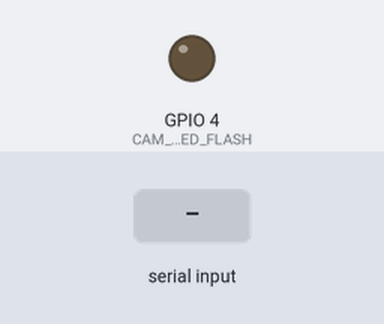
The program below on a simulated ESP32. Parts: output pins drawn as LEDs (lit = HIGH). The inputs (shaded band) are chosen by the test bench. WiFi joins after 1.5 s; servers stay silent unless stated; uploads are accepted with an empty reply; random numbers use the default seed unless the program sets one; nothing arrives over Bluetooth unless stated; the camera gives no picture; a phone connects over Bluetooth LE 3 s after start; what the program prints to the serial monitor is not drawn.

Above: at 3.0 s.
3.1 s: "CAPTURE\n" received over Serial
At 3.4 s:
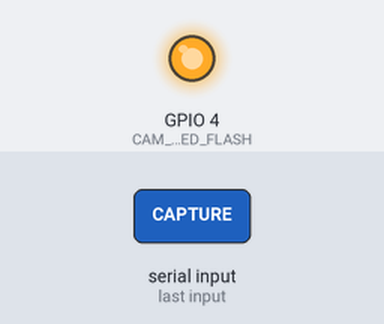
5.2 s: "CAPTURE\n" received over the second serial link
At 6.2 s:
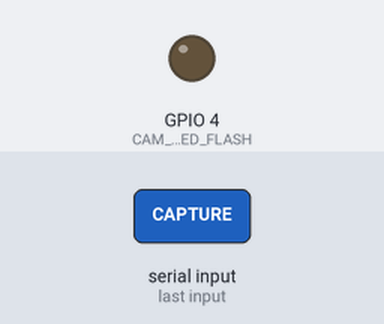
Timing chart, 0 to 8.2 s (numbered marks = the images above; inputs shaded):
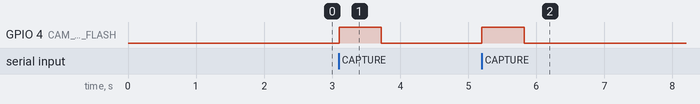

The program:

main.cpp
```cpp
/* ESP32-CAM firmware — Plan B slave for the taxi safety system.
 *
 * Role: receive "CAPTURE\n" from STM32 over UART2, then capture a burst of
 * BURST_FRAME_COUNT JPEG frames, POST each to the server with session +
 * frame-index headers, and ship the final aggregated decision back to STM32
 * as "RESULT:<1|0>;<name>;<sim>\n".
 *
 * UART2 (IO13 TX / IO14 RX) talks to STM32 USART1 at 115200.
 * U0 (USB CDC via ESP32-CAM-MB) is used only for printf/debug.
 */

#include <Arduino.h>
#include <ArduinoJson.h>
#include <HTTPClient.h>
#include <WiFi.h>
#if USE_TLS
#include <WiFiClientSecure.h>
#endif

#include <BLEDevice.h>
#include <BLEServer.h>
#include <BLEUtils.h>
#include <BLE2902.h>

#include "esp_camera.h"
#include "config.h"

/* ─── BLE GATT (replaces HM-10) ─── */
#define BLE_DEVICE_NAME   "TaxiGuard"
#define BLE_SERVICE_UUID  "0000ffe0-0000-1000-8000-00805f9b34fb"
#define BLE_CHAR_UUID     "0000ffe1-0000-1000-8000-00805f9b34fb"

static BLEServer        *bleServer   = nullptr;
static BLECharacteristic *bleNotify  = nullptr;
static volatile bool     bleConn     = false;

class BleSrvCb : public BLEServerCallbacks {
    void onConnect(BLEServer *) override   { bleConn = true;  Serial.println("[BLE] phone connected"); }
    void onDisconnect(BLEServer *) override { bleConn = false; Serial.println("[BLE] phone disconnected");
                                              BLEDevice::startAdvertising(); }
};

static void ble_send(const char *msg) {
    if (!bleNotify || !bleConn) return;
    bleNotify->setValue((uint8_t*)msg, strlen(msg));
    bleNotify->notify();
}

static HardwareSerial StmUart(STM_UART_NUM);

/* ─── line-buffered RX ─────────────────────────────────────────────────── */
static String rx_line;     /* UART2 from STM32 */
static String usb_line;    /* USB CDC for manual testing */

/* Send to STM32 over UART2 AND echo to USB so we can watch live during tests. */
static void stm_send(const char *msg) {
    StmUart.print(msg);
    Serial.print("[->stm] ");
    Serial.print(msg);
}

/* ─── camera init ──────────────────────────────────────────────────────── */
static bool camera_init(void) {
    camera_config_t cfg = {};
    cfg.ledc_channel = LEDC_CHANNEL_0;
    cfg.ledc_timer   = LEDC_TIMER_0;
    cfg.pin_d0 = CAM_PIN_D0;
    cfg.pin_d1 = CAM_PIN_D1;
    cfg.pin_d2 = CAM_PIN_D2;
    cfg.pin_d3 = CAM_PIN_D3;
    cfg.pin_d4 = CAM_PIN_D4;
    cfg.pin_d5 = CAM_PIN_D5;
    cfg.pin_d6 = CAM_PIN_D6;
    cfg.pin_d7 = CAM_PIN_D7;
    cfg.pin_xclk  = CAM_PIN_XCLK;
    cfg.pin_pclk  = CAM_PIN_PCLK;
    cfg.pin_vsync = CAM_PIN_VSYNC;
    cfg.pin_href  = CAM_PIN_HREF;
    cfg.pin_sccb_sda = CAM_PIN_SIOD;
    cfg.pin_sccb_scl = CAM_PIN_SIOC;
    cfg.pin_pwdn  = CAM_PIN_PWDN;
    cfg.pin_reset = CAM_PIN_RESET;
    cfg.xclk_freq_hz = 20000000;
    cfg.pixel_format = PIXFORMAT_JPEG;
    cfg.frame_size   = FRAMESIZE_VGA;   /* 640x480 — enough for face crop */
    cfg.jpeg_quality = 12;              /* 0-63 lower = better quality, larger */
    cfg.fb_count     = 2;
    cfg.fb_location  = CAMERA_FB_IN_PSRAM;
    cfg.grab_mode    = CAMERA_GRAB_LATEST;

    esp_err_t err = esp_camera_init(&cfg);
    if (err != ESP_OK) {
        Serial.printf("[CAM] init failed: 0x%x\n", err);
        return false;
    }

    sensor_t *s = esp_camera_sensor_get();
    if (s) {
        Serial.printf("[CAM] sensor PID=0x%04X\n", s->id.PID);
        s->set_hmirror(s, 0);
        s->set_vflip(s, 0);
    }
    return true;
}

/* ─── POST one frame, parse response ────────────────────────────────────── */
struct PostResult {
    bool      ok;          /* HTTP 200 + valid JSON */
    bool      final;       /* This was the last frame, response carries final decision */
    bool      match;
    char      name[48];
    float     similarity;
    char      err[32];     /* If !ok, short error code */
};

static void post_frame(camera_fb_t *fb,
                       const char *session_id,
                       int idx, int total,
                       PostResult &out) {
    out = {};

#if USE_TLS
    WiFiClientSecure client;
    client.setInsecure();   /* TODO Phase 2: setCACert(ISRG_ROOT_X1) */
#else
    WiFiClient client;
#endif
    HTTPClient http;
    http.setTimeout(HTTP_TIMEOUT_MS);
    if (!http.begin(client, SERVER_URL)) {
        strncpy(out.err, "begin", sizeof(out.err));
        return;
    }
    http.addHeader("Content-Type", "image/jpeg");
    http.addHeader("X-Session-Id", session_id);
    char buf[8];
    snprintf(buf, sizeof(buf), "%d", idx);
    http.addHeader("X-Frame-Index", buf);
    snprintf(buf, sizeof(buf), "%d", total);
    http.addHeader("X-Frame-Total", buf);
    if (strlen(SHARED_SECRET) > 0) http.addHeader("x-api-key", SHARED_SECRET);

    int code = http.POST(fb->buf, fb->len);
    if (code != 200) {
        snprintf(out.err, sizeof(out.err), "http_%d", code);
        http.end();
        return;
    }

    String body = http.getString();
    http.end();

    JsonDocument doc;
    if (deserializeJson(doc, body)) {
        strncpy(out.err, "json", sizeof(out.err));
        return;
    }

    out.ok = true;
    if (doc["status"].is<const char *>() &&
        strcmp(doc["status"], "continue") == 0) {
        out.final = false;
        bool q = doc["quality_ok_this_frame"] | false;
        Serial.printf("[CAM]   quality_ok=%d\n", q ? 1 : 0);
        return;
    }
    /* Final frame response has match/name/similarity + frames_used */
    out.final = true;
    out.match = doc["match"] | false;
    strncpy(out.name, doc["name"] | "", sizeof(out.name) - 1);
    out.similarity = doc["similarity"] | 0.0f;
    int frames_used = doc["frames_used"] | 0;
    int frames_total = doc["frames_total"] | 0;
    const char *reason = doc["reason"] | "";
    Serial.printf("[CAM]   final: match=%d name=%s sim=%.3f used=%d/%d reason=%s\n",
                  out.match ? 1 : 0, out.name, out.similarity,
                  frames_used, frames_total, reason);
}

/* ─── one full 10-frame burst ──────────────────────────────────────────── */
static void run_burst(void) {
    Serial.println("[CAM] burst start");

    if (WiFi.status() != WL_CONNECTED) {
        stm_send("ERR:no_wifi\n");
        return;
    }

    /* Turn the onboard flash LED on for the duration of the burst so the
     * sensor has decent light. Let auto-exposure settle for one throwaway
     * frame before the real burst starts. */
    digitalWrite(CAM_PIN_LED_FLASH, HIGH);
    delay(150);
    camera_fb_t *warm = esp_camera_fb_get();
    if (warm) esp_camera_fb_return(warm);
    delay(150);

    char session_id[40];
    {
        uint32_t r[4] = { esp_random(), esp_random(), esp_random(), esp_random() };
        snprintf(session_id, sizeof(session_id),
                 "%08x-%04x-4%03x-%04x-%08x%04x",
                 r[0],
                 (r[1] >> 16) & 0xFFFF,
                 r[1] & 0x0FFF,
                 ((r[2] >> 16) & 0x3FFF) | 0x8000,
                 r[2] & 0xFFFF,
                 r[3] & 0xFFFF);
    }

    const uint32_t frame_period_ms = 1000 / BURST_FPS;
    PostResult final_resp = {};
    bool final_received = false;
    uint32_t next_frame_at = millis();

    for (int i = 1; i <= BURST_FRAME_COUNT; i++) {
        /* throttle to BURST_FPS */
        while ((int32_t)(next_frame_at - millis()) > 0) delay(1);
        next_frame_at += frame_period_ms;

        camera_fb_t *fb = esp_camera_fb_get();
        if (!fb) {
            Serial.println("[CAM] fb_get failed");
            continue;
        }
        Serial.printf("[CAM] frame %d/%d, %u bytes\n", i, BURST_FRAME_COUNT, fb->len);

        PostResult r;
        post_frame(fb, session_id, i, BURST_FRAME_COUNT, r);
        esp_camera_fb_return(fb);

        if (!r.ok) {
            digitalWrite(CAM_PIN_LED_FLASH, LOW);
            Serial.printf("[CAM] post err: %s\n", r.err);
            char msg[40];
            snprintf(msg, sizeof(msg), "ERR:%s\n", r.err);
            stm_send(msg);
            return;
        }
        if (r.final) {
            final_resp = r;
            final_received = true;
            /* server should only emit final on the last frame, break early just in case */
            break;
        }
    }

    digitalWrite(CAM_PIN_LED_FLASH, LOW);

    if (!final_received) {
        stm_send("ERR:no_final\n");
        return;
    }

    char msg[96];
    snprintf(msg, sizeof(msg), "RESULT:%d;%s;%.2f\n",
             final_resp.match ? 1 : 0,
             final_resp.name,
             final_resp.similarity);
    stm_send(msg);
    Serial.printf("[CAM] -> %s", msg);
}

/* ─── setup / loop ─────────────────────────────────────────────────────── */
void setup(void) {
    Serial.begin(115200);
    StmUart.begin(STM_UART_BAUD, SERIAL_8N1, STM_UART_RX_PIN, STM_UART_TX_PIN);

    pinMode(CAM_PIN_LED_FLASH, OUTPUT);
    digitalWrite(CAM_PIN_LED_FLASH, LOW);

    Serial.println("\n[CAM] boot");

    if (!camera_init()) {
        Serial.println("[CAM] HALT — camera init failed");
        while (1) delay(500);
    }

    WiFi.mode(WIFI_STA);
    WiFi.begin(WIFI_SSID, WIFI_PASSWORD);
    Serial.printf("[CAM] wifi connecting to %s\n", WIFI_SSID);
    uint32_t t0 = millis();
    while (WiFi.status() != WL_CONNECTED && millis() - t0 < 30000) {
        delay(250);
        Serial.print('.');
    }
    if (WiFi.status() == WL_CONNECTED) {
        Serial.printf("\n[CAM] wifi ok, ip=%s rssi=%d\n",
                      WiFi.localIP().toString().c_str(), WiFi.RSSI());
    } else {
        Serial.println("\n[CAM] wifi FAILED");
    }

    /* BLE peripheral — Android/iOS or nRF Connect will connect here. */
    BLEDevice::init(BLE_DEVICE_NAME);
    /* Bump ATT MTU so short messages like "MATCH:Name;0.94\n" arrive in a
     * single notification instead of getting split at the 20-byte default. */
    BLEDevice::setMTU(247);
    bleServer = BLEDevice::createServer();
    bleServer->setCallbacks(new BleSrvCb());
    BLEService *svc = bleServer->createService(BLE_SERVICE_UUID);
    bleNotify = svc->createCharacteristic(
        BLE_CHAR_UUID,
        BLECharacteristic::PROPERTY_NOTIFY |
        BLECharacteristic::PROPERTY_READ   |
        BLECharacteristic::PROPERTY_WRITE);
    bleNotify->addDescriptor(new BLE2902());
    bleNotify->setValue("ready");
    svc->start();
    BLEAdvertising *adv = BLEDevice::getAdvertising();
    adv->addServiceUUID(BLE_SERVICE_UUID);
    adv->setScanResponse(true);
    BLEDevice::startAdvertising();
    Serial.println("[BLE] advertising as " BLE_DEVICE_NAME);

    stm_send("HB\n");
}

static uint32_t last_hb = 0;

void loop(void) {
    /* heartbeat once per 5 s */
    if (millis() - last_hb > 5000) {
        stm_send("HB\n");
        last_hb = millis();
    }

    /* consume UART2 (from STM32) line by line */
    while (StmUart.available()) {
        char c = (char)StmUart.read();
        if (c == '\n' || c == '\r') {
            if (rx_line.length() > 0) {
                String cmd = rx_line;
                rx_line = "";
                Serial.printf("[CAM] stm: %s\n", cmd.c_str());
                if (cmd == "CAPTURE") {
                    run_burst();
                } else {
                    /* All other STM messages (MATCH/NOMATCH/SCANNING/PANIC/NETERR/HB)
                     * are events for the phone — forward to BLE notify. */
                    String withNl = cmd + "\n";
                    ble_send(withNl.c_str());
                }
            }
        } else if (rx_line.length() < 120) {
            rx_line += c;
        }
    }

    /* USB CDC for manual testing — type CAPTURE<enter> in the serial monitor
     * to trigger a burst without an STM32 attached. */
    while (Serial.available()) {
        char c = (char)Serial.read();
        if (c == '\n' || c == '\r') {
            if (usb_line.length() > 0) {
                String cmd = usb_line;
                usb_line = "";
                Serial.printf("[CAM] usb: %s\n", cmd.c_str());
                if (cmd == "CAPTURE") run_burst();
            }
        } else if (usb_line.length() < 120) {
            usb_line += c;
        }
    }
}
```

config.h
```cpp
#pragma once

/* ───────────── Wi-Fi ───────────── */
#define WIFI_SSID       "GG"
#define WIFI_PASSWORD   "GGocen2690"

/* ───────────── Server ─────────── */
/* Phase 1 (Mac LAN over hotspot, HTTP): http://<server-ip>:8000/search
 * Phase 2 (Cloud, HTTPS): https://taxi.your-domain.com/search */
#define SERVER_URL      "http://18.192.45.175:8000/search"
#define USE_TLS         0

/* Optional shared-secret API key matching server's SHARED_SECRET env. Empty = off. */
#define SHARED_SECRET   ""

/* ───────────── Burst ──────────── */
#define BURST_FRAME_COUNT   10
#define BURST_FPS           5     /* frames per second during burst */
#define HTTP_TIMEOUT_MS     15000

/* ───────────── UART to STM32 ──── */
/* ESP32-CAM IO13 (TX) → STM32 USART1_RX (PA10)
 * ESP32-CAM IO14 (RX) ← STM32 USART1_TX (PA9)
 * 115200 8N1, ASCII line-oriented protocol.
 *
 * Both pins are bootstrap-safe (IO13 has no role at boot; IO14 idles HIGH
 * which matches UART idle state, satisfying any pullup expectation). */
#define STM_UART_NUM        2     /* Use HardwareSerial(2) */
#define STM_UART_BAUD       115200
#define STM_UART_TX_PIN     13
#define STM_UART_RX_PIN     14

/* ───────────── Camera (AI-Thinker ESP32-CAM pinout) ───────────── */
#define CAM_PIN_PWDN     32
#define CAM_PIN_RESET    -1
#define CAM_PIN_XCLK      0
#define CAM_PIN_SIOD     26
#define CAM_PIN_SIOC     27
#define CAM_PIN_D7       35
#define CAM_PIN_D6       34
#define CAM_PIN_D5       39
#define CAM_PIN_D4       36
#define CAM_PIN_D3       21
#define CAM_PIN_D2       19
#define CAM_PIN_D1       18
#define CAM_PIN_D0        5
#define CAM_PIN_VSYNC    25
#define CAM_PIN_HREF     23
#define CAM_PIN_PCLK     22

/* Onboard white flash LED for low-light capture. Bright — use briefly. */
#define CAM_PIN_LED_FLASH  4
```

Measured:
- after the input at 3.1 s, GPIO 4 (CAM_PIN_LED_FLASH): LOW → HIGH at once, → LOW 0.62 s later
- after the input at 5.2 s, GPIO 4 (CAM_PIN_LED_FLASH): LOW → HIGH at once, → LOW 0.62 s later
